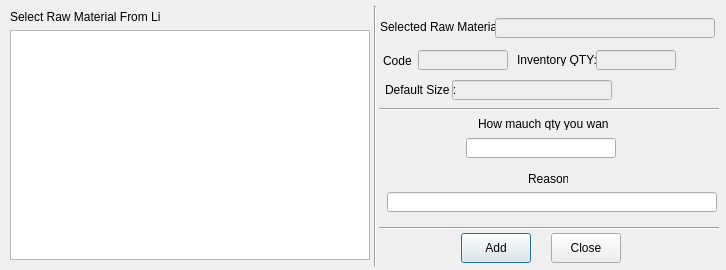
<?xml version="1.0" encoding="UTF-8"?>
<ui version="4.0">
	<class>addRMOBDialog</class>
	<widget class="QDialog" name="addRMOBDialog">
		<property name="geometry">
			<rect>
				<x>0</x>
				<y>0</y>
				<width>726</width>
				<height>270</height>
			</rect>
		</property>
		<property name="windowTitle">
			<string>Add Row Material Outbound</string>
		</property>
		<widget class="QLabel" name="label">
			<property name="geometry">
				<rect>
					<x>10</x>
					<y>10</y>
					<width>150</width>
					<height>13</height>
				</rect>
			</property>
			<property name="text">
				<string>Select Raw Material From List :</string>
			</property>
		</widget>
		<widget class="QLabel" name="label_2">
			<property name="geometry">
				<rect>
					<x>380</x>
					<y>20</y>
					<width>120</width>
					<height>13</height>
				</rect>
			</property>
			<property name="text">
				<string>Selected Raw Material :</string>
			</property>
		</widget>
		<widget class="QLineEdit" name="rmnameled">
			<property name="enabled">
				<bool>false</bool>
			</property>
			<property name="geometry">
				<rect>
					<x>495</x>
					<y>18</y>
					<width>220</width>
					<height>20</height>
				</rect>
			</property>
			<property name="font">
				<font>
					<weight>75</weight>
					<bold>true</bold>
				</font>
			</property>
			<property name="styleSheet">
				<string notr="true">color: rgb(255, 0, 0);</string>
			</property>
		</widget>
		<widget class="QLineEdit" name="rmcodeled">
			<property name="enabled">
				<bool>false</bool>
			</property>
			<property name="geometry">
				<rect>
					<x>418</x>
					<y>50</y>
					<width>90</width>
					<height>20</height>
				</rect>
			</property>
			<property name="font">
				<font>
					<weight>75</weight>
					<bold>true</bold>
				</font>
			</property>
			<property name="styleSheet">
				<string notr="true">color: rgb(255, 0, 0);</string>
			</property>
		</widget>
		<widget class="QLabel" name="label_3">
			<property name="geometry">
				<rect>
					<x>383</x>
					<y>54</y>
					<width>30</width>
					<height>13</height>
				</rect>
			</property>
			<property name="text">
				<string>Code :</string>
			</property>
		</widget>
		<widget class="QLineEdit" name="rminqtyled">
			<property name="enabled">
				<bool>false</bool>
			</property>
			<property name="geometry">
				<rect>
					<x>596</x>
					<y>50</y>
					<width>80</width>
					<height>20</height>
				</rect>
			</property>
			<property name="font">
				<font>
					<weight>75</weight>
					<bold>true</bold>
				</font>
			</property>
			<property name="styleSheet">
				<string notr="true">color: rgb(255, 0, 0);</string>
			</property>
		</widget>
		<widget class="QLabel" name="label_4">
			<property name="geometry">
				<rect>
					<x>517</x>
					<y>53</y>
					<width>80</width>
					<height>13</height>
				</rect>
			</property>
			<property name="text">
				<string>Inventory QTY:</string>
			</property>
		</widget>
		<widget class="QLineEdit" name="reqqtyled_2">
			<property name="geometry">
				<rect>
					<x>466</x>
					<y>138</y>
					<width>150</width>
					<height>20</height>
				</rect>
			</property>
		</widget>
		<widget class="QLabel" name="reqqtyled">
			<property name="geometry">
				<rect>
					<x>478</x>
					<y>117</y>
					<width>130</width>
					<height>13</height>
				</rect>
			</property>
			<property name="text">
				<string>How mauch qty you want ?</string>
			</property>
		</widget>
		<widget class="QLineEdit" name="rmdefaultsizeled">
			<property name="enabled">
				<bool>false</bool>
			</property>
			<property name="geometry">
				<rect>
					<x>452</x>
					<y>80</y>
					<width>160</width>
					<height>20</height>
				</rect>
			</property>
			<property name="font">
				<font>
					<weight>75</weight>
					<bold>true</bold>
				</font>
			</property>
			<property name="styleSheet">
				<string notr="true">color: rgb(255, 0, 0);</string>
			</property>
		</widget>
		<widget class="QLabel" name="label_6">
			<property name="geometry">
				<rect>
					<x>385</x>
					<y>83</y>
					<width>70</width>
					<height>13</height>
				</rect>
			</property>
			<property name="text">
				<string>Default Size :</string>
			</property>
		</widget>
		<widget class="Line" name="line">
			<property name="geometry">
				<rect>
					<x>379</x>
					<y>108</y>
					<width>340</width>
					<height>3</height>
				</rect>
			</property>
			<property name="orientation">
				<enum>Qt::Horizontal</enum>
			</property>
		</widget>
		<widget class="QPushButton" name="addbtn">
			<property name="geometry">
				<rect>
					<x>461</x>
					<y>233</y>
					<width>70</width>
					<height>30</height>
				</rect>
			</property>
			<property name="text">
				<string>Add</string>
			</property>
		</widget>
		<widget class="QPushButton" name="closebtn">
			<property name="geometry">
				<rect>
					<x>551</x>
					<y>233</y>
					<width>70</width>
					<height>30</height>
				</rect>
			</property>
			<property name="text">
				<string>Close</string>
			</property>
		</widget>
		<widget class="QListView" name="listView">
			<property name="geometry">
				<rect>
					<x>10</x>
					<y>30</y>
					<width>360</width>
					<height>230</height>
				</rect>
			</property>
		</widget>
		<widget class="Line" name="line_2">
			<property name="geometry">
				<rect>
					<x>374</x>
					<y>6</y>
					<width>3</width>
					<height>260</height>
				</rect>
			</property>
			<property name="orientation">
				<enum>Qt::Vertical</enum>
			</property>
		</widget>
		<widget class="QLineEdit" name="reasonled">
			<property name="geometry">
				<rect>
					<x>387</x>
					<y>192</y>
					<width>330</width>
					<height>20</height>
				</rect>
			</property>
		</widget>
		<widget class="QLabel" name="rlabel">
			<property name="geometry">
				<rect>
					<x>528</x>
					<y>172</y>
					<width>40</width>
					<height>13</height>
				</rect>
			</property>
			<property name="text">
				<string>Reason</string>
			</property>
		</widget>
		<widget class="Line" name="line_3">
			<property name="geometry">
				<rect>
					<x>379</x>
					<y>227</y>
					<width>340</width>
					<height>3</height>
				</rect>
			</property>
			<property name="orientation">
				<enum>Qt::Horizontal</enum>
			</property>
		</widget>
	</widget>
	<resources/>
	<connections/>
</ui>
